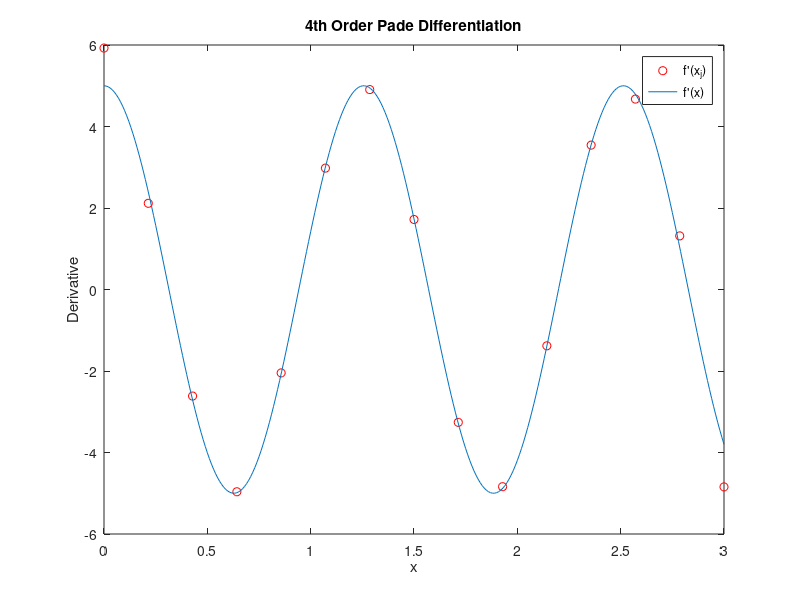

Reproduce this figure in MATLAB.
clear all
clc

function re = f(x)
  re = sin(5*x);
endfunction

#input the initial value
N = 14;
x0 = 0;
xN = 3;
x = x0:xN/N:xN;
nsize = size(x);
nsize = nsize(1,2);

#create a form like AX = B/h, h is a number, 
#the others are matrix
#Let all f'j be X

#---create A----
A = zeros(nsize,nsize);
A(1,1) = A(nsize,nsize) = 1;
A(1,2) = A(nsize,nsize-1) = 2;
for i = 2:nsize-1
  A(i,i-1) = 1;
  A(i,i) = 4;
  A(i,i+1) = 1;
endfor
#---------------

#----create B----
B = zeros(nsize,1);
B(1,1) = -5/2*f(x(1)) + 2*f(x(2)) + f(x(3))/2;
B(nsize,1) = 5/2*f(x(nsize)) - 2*f(x(nsize-1)) - f(x(nsize-2))/2;
for i = 2 : nsize-1
  B(i,1) = 3*(f(x(i+1)) - f(x(i-1)));
endfor
B ./= xN/N;
#----------------

#find X
Df = A\B;

plot(x,Df,"or");
hold
x_ref = x0:0.01:xN;
plot(x_ref,5*cos(5*x_ref));
legend("f'(x_j)", "f'(x)");
title("4th Order Pade Differentiation");
xlabel("x");
ylabel("Derivative");
print("-dpng", "C_2");
